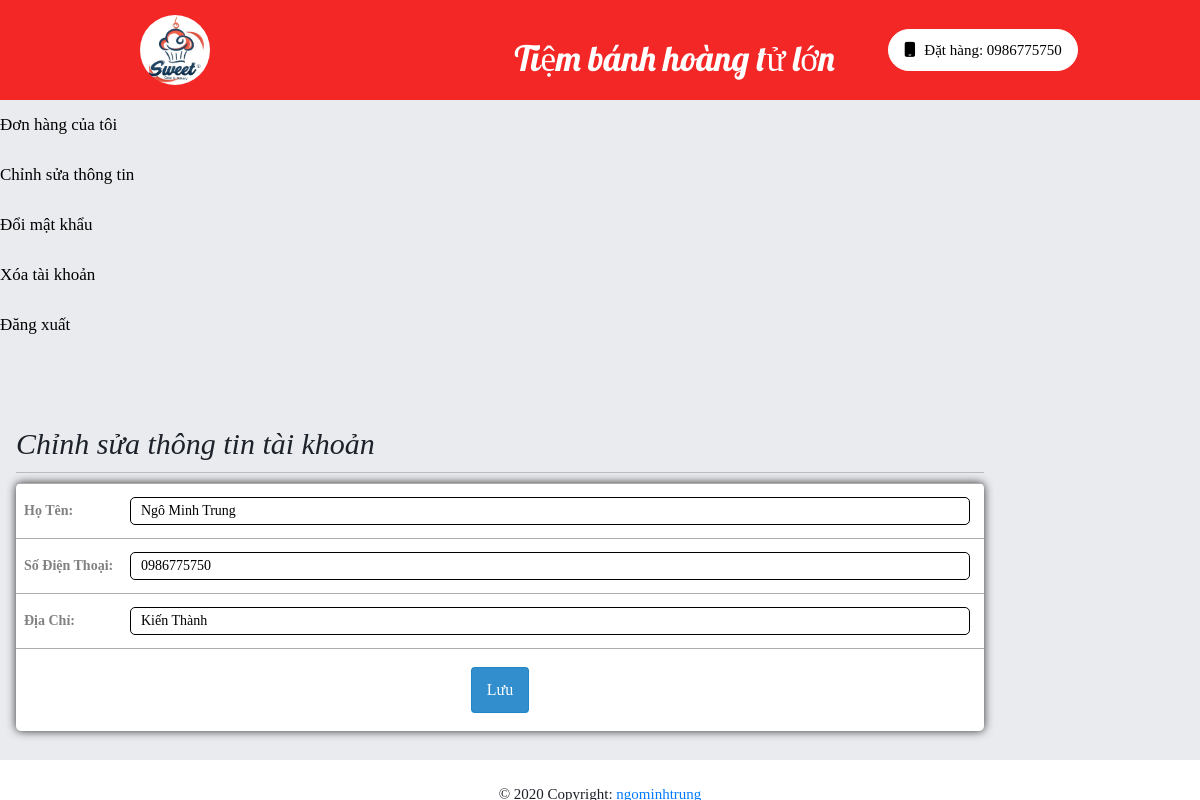
Page /customer.php?action=edit_profile (signed in) on the committed database.
### tables this page shows
CREATE TABLE `khachhang` (
  `MSKH` varchar(5) NOT NULL,
  `HoTenKH` varchar(50) NOT NULL,
  `DiaChi` varchar(50) NOT NULL,
  `SoDienThoai` varchar(10) NOT NULL
);

### customer/edit_profile.php (the view, shortened to what this page needs)
<?php
$select_user = mysqli_query($con, "select * from khachhang where MSKH='$_SESSION[user_id]' ");
$fetch_user = mysqli_fetch_array($select_user);
?>
<div class="form_box">
    <h2>Chỉnh sửa thông tin tài khoản</h2>
    <div class="border_bottom"></div>
    <form method="post" action="" enctype="multipart/form-data">
        <table class="text-center" align="center" width="100%">
            <tr>
                <td>
                    <b>Họ Tên:</b>
                </td>
                <td>
                    <input type="text" name="HoTenKH" value="<?php echo $fetch_user['HoTenKH']; ?>" size="100%" required
                        placeholder="Nhập Họ Tên" />
                </td>
            </tr>
            <tr>
                <td>
                    <b>Số Điện Thoại:</b>
                </td>
                <td>
                    <input type="text" name="SoDienThoai" value="<?php echo $fetch_user['SoDienThoai']; ?>" size="100%"
                        required placeholder="Nhập Số Điện Thoại" />
                </td>
            </tr>
            <tr>
                <td>
                    <b>Địa Chỉ:</b>
                </td>
                <td>
                    <input type="text" name="DiaChi" value="<?php echo $fetch_user['DiaChi']; ?>" required size="100%"
                        placeholder="Nhập Địa Chỉ" />
                </td>
            </tr>
            <tr>
                <td colspan="4" class="text-center">
                    <input type="submit" class="btn btn-primary btn-submit" name="edit_profile" value="Lưu" />
                </td>
            </tr>
        </table>
    </form>
</div>

### styles/style.css (style rules this page uses)
body { line-height: 1.42857143; font-family: Bookman, Tahoma, Verdana; color: #1d2129; font-size: 14px; background-size: cover; min-width: 1200px; margin: 0; padding: 0 !important; background-color: rgb(233, 235, 238); height: 100%; }
.login-sign button, input { border: none; }

### styles/style_customer.css (style rules this page uses)
.btn-submit { margin-top: 10px; margin-bottom: 10px; margin-left: auto; }
input, textarea, select { border: 1px solid; border-radius: 5px; }
table { background-color: rgb(255, 255, 255); border-collapse: collapse; width: 100%; background-color: #fff; margin: 0 auto; text-align: center; -webkit-border-radius: 5px; -moz-border-radius: 5px; border-radius: 5px; -webkit-box-shadow: rgba(0, 0, 0, 0.8) 0px 0 10px; -moz-box-shadow: rgba(0, 0, 0, 0.8) 0 0 10px; box-shadow: rgba(0, 0, 0, 0.8) 0 0 10px; }
th, td { text-align: left; padding: 8px; }
td { border-top: 1px solid rgb(172, 172, 172); color: rgb(129, 129, 129); }
.border_bottom { border-bottom: 0.01px solid rgba(0, 0, 0, 0.2); margin: 10px 0; }
.form_box input[type="text"] { padding: 3px 10px; margin: 5px 0; }
.form_box input[type="submit"] { padding: 10px 15px; background: rgba(28, 130, 199, 0.9); border: 0.01px solid rgba(28, 130, 199, 0.8); color: white; }
.form_box h2 { font-size: 30px; font-weight: normal; font-style: italic; }

### rows in the picture
khachhang: HoTenKH "Ngô Minh Trung", SoDienThoai "0986775750", DiaChi "Kiến Thành"
